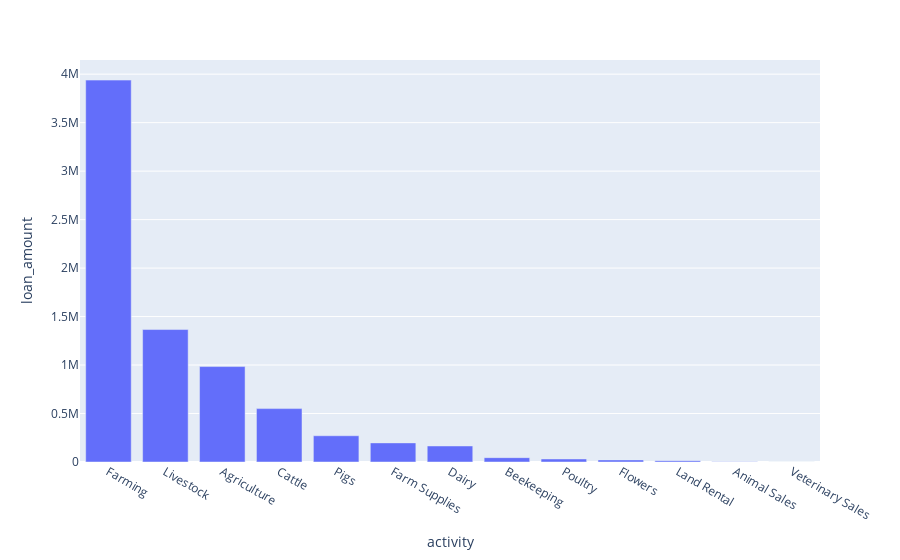

Notebook source saved alongside this figure:
### Code cell
px.bar(common_act, y = 'loan_amount', x = 'activity')

### Figure 1 — Plotly figure (JSON) as saved in the notebook; plotly's stock layout.template omitted (floating-point values rounded to 4 significant figures)
{"data": [{"alignmentgroup": "True", "hovertemplate": "activity=%{x}<br>loan_amount=%{y}<extra></extra>", "legendgroup": "", "marker": {"color": "#636efa", "pattern": {"shape": ""}}, "name": "", "offsetgroup": "", "orientation": "v", "showlegend": false, "textposition": "auto", "type": "bar", "x": ["Farming", "Livestock", "Agriculture", "Cattle", "Pigs", "Farm Supplies", "Dairy", "Beekeeping", "Poultry", "Flowers", "Land Rental", "Animal Sales", "Veterinary Sales"], "xaxis": "x", "y": [3938850, 1366125, 984275, 550775, 270675, 197150, 165225, 44775, 31200, 21450, 13675, 2325, 1050], "yaxis": "y"}], "layout": {"autosize": true, "barmode": "relative", "legend": {"tracegroupgap": 0}, "margin": {"t": 60}, "xaxis": {"anchor": "y", "autorange": true, "domain": [0, 1], "range": [-0.5, 12.5], "title": {"text": "activity"}, "type": "category"}, "yaxis": {"anchor": "x", "autorange": true, "domain": [0, 1], "range": [0, 4146000.0], "title": {"text": "loan_amount"}, "type": "linear"}}}
